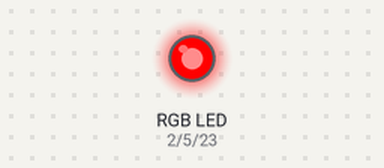
Bench run of a program on a simulated ESP32 board running MicroPython. Parts: an RGB LED mixed from three pins (HIGH = lit). What the program prints to the serial console is not drawn.

Above: at 0.5 s.
At 2.5 s:
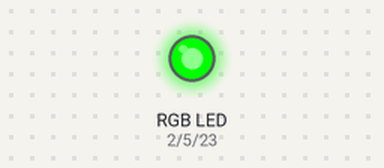
At 4.5 s:
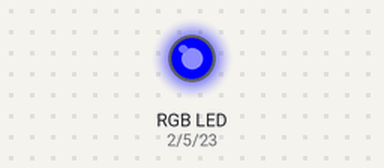
At 5.5 s:
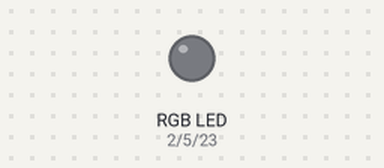
Timing chart, 0 to 7.8 s (numbered marks = the images above):
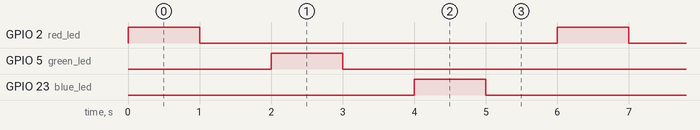

The program:

esp32-blink-rgb-leds-micropython.py
```python
'''
Blink an RGB LED connected to an ESP32 using MicroPython:
Demonstrates how to control and blink an RGB LED connected via a daughter board on an ESP32 using MicroPython
'''

from machine import Pin
from time import sleep
print("Hello World - ESP32 - RGB -LEDS \n")
red_led = Pin(2,Pin.OUT)
green_led = Pin(5,Pin.OUT)
blue_led = Pin(23,Pin.OUT)

while(True):
    red_led.value(1)
    sleep(1)
    red_led.value(0)
    sleep(1)
    green_led.value(1)
    sleep(1)
    green_led.value(0)
    sleep(1)
    blue_led.value(1)
    sleep(1)
    blue_led.value(0)
    sleep(1)
```

Measured:
- by itself, GPIO 2 (red_led), GPIO 5 (green_led), GPIO 23 (blue_led): alternates HIGH for 1.0 s and LOW for 5.0 s
- by itself, everything shown: repeats every 6.0 s, in 6 steps
